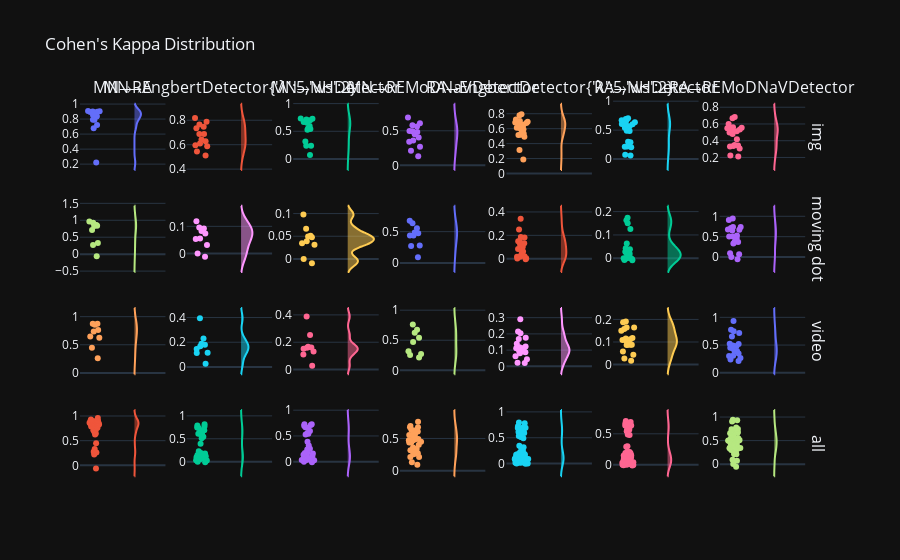

The notebook cell saved with this chart:
### Code cell
samples_kappa_grouped = detector_comparisons.compare_samples(samples=samples_df, metric="kappa", group_by=cnst.STIMULUS)
kappa_distribution_fig = figs.distributions_grid(
    samples_kappa_grouped[COMPARISON_COLUMNS],
    plot_type="violin",
    title="Cohen's Kappa Distribution",
    column_title_mapper=lambda col: f"{col[0]}→{col[1]}"
)
kappa_distribution_fig.show()

### Figure 1 — Plotly figure (JSON) as saved in the notebook; plotly's stock layout.template omitted (floating-point values rounded to 4 significant figures)
{"data": [{"name": "", "points": "all", "showlegend": false, "side": "positive", "y": [0.7899, 0.2212, null, null, null, 0.7201, 0.6774, null, null, null, 0.9054, 0.8956, 0.9064, 0.7925, 0.8364, 0.8406, 0.8547, 0.8963, 0.8357, 0.9003], "type": "violin", "xaxis": "x", "yaxis": "y"}, {"name": "", "points": "all", "showlegend": false, "side": "positive", "y": [0.7885, 0.6272, null, null, null, 0.6877, 0.5448, null, null, null, 0.6883, 0.7355, 0.8181, 0.7658, 0.6096, 0.6426, 0.5877, 0.511, 0.7463, 0.5963], "type": "violin", "xaxis": "x2", "yaxis": "y2"}, {"name": "", "points": "all", "showlegend": false, "side": "positive", "y": [0.7287, 0.5552, null, null, null, 0.6549, 0.07189, null, null, null, 0.6697, 0.7256, 0.6971, 0.7105, 0.5957, 0.5418, 0.237, 0.3155, 0.237, 0.5269], "type": "violin", "xaxis": "x3", "yaxis": "y3"}, {"name": "", "points": "all", "showlegend": false, "side": "positive", "y": [0.5808, 0.1322, null, null, null, 0.4932, 0.4038, null, null, null, 0.6937, 0.6097, 0.4953, 0.4842, 0.3582, 0.4505, 0.2125, 0.2708, 0.5607, 0.3405], "type": "violin", "xaxis": "x4", "yaxis": "y4"}, {"name": "", "points": "all", "showlegend": false, "side": "positive", "y": [0.6917, 0.1884, 0.7791, 0.6877, 0.6809, 0.5833, 0.5135, 0.3144, 0.5338, 0.6078, 0.6716, 0.7021, 0.793, 0.6754, 0.6508, 0.5915, 0.518, 0.4916, 0.7214, 0.6135], "type": "violin", "xaxis": "x5", "yaxis": "y5"}, {"name": "", "points": "all", "showlegend": false, "side": "positive", "y": [0.6354, 0.2115, 0.06223, 0.6718, 0.6053, 0.5659, 0.07363, 0.291, 0.4827, 0.5751, 0.6658, 0.6907, 0.7061, 0.6347, 0.6006, 0.4874, 0.2054, 0.2981, 0.2171, 0.5427], "type": "violin", "xaxis": "x6", "yaxis": "y6"}, {"name": "", "points": "all", "showlegend": false, "side": "positive", "y": [0.498, 0.2115, 0.5502, 0.6694, 0.5499, 0.5326, 0.3421, 0.481, 0.3295, 0.4172, 0.6819, 0.5989, 0.5162, 0.5596, 0.3479, 0.5123, 0.2245, 0.3069, 0.5548, 0.3363], "type": "violin", "xaxis": "x7", "yaxis": "y7"}, {"name": "", "points": "all", "showlegend": false, "side": "positive", "y": [0.8404, null, null, 0.8296, null, 0.9623, -0.06392, null, null, 0.7112, 0.8623, null, 0.2732, null, 0.928, null, 0.3298, 0.8574, null], "type": "violin", "xaxis": "x8", "yaxis": "y8"}, {"name": "", "points": "all", "showlegend": false, "side": "positive", "y": [0.03156, null, null, -5.927e-05, null, 0.119, 0.05562, null, null, 0.07328, 0.05383, null, -0.0117, null, 0.09574, null, 0.09245, 0.08318, null], "type": "violin", "xaxis": "x9", "yaxis": "y9"}, {"name": "", "points": "all", "showlegend": false, "side": "positive", "y": [0.03437, null, null, -0.009609, null, 0.03902, 0.04757, null, null, 0.09779, 0.04963, null, 0.0, null, 0.051, null, 0.06658, 0.03153, null], "type": "violin", "xaxis": "x10", "yaxis": "y10"}, {"name": "", "points": "all", "showlegend": false, "side": "positive", "y": [0.4863, null, null, 0.09281, null, 0.6746, 0.4374, null, null, 0.2715, 0.4389, null, 0.2809, null, 0.6349, null, 0.5529, 0.4735, null], "type": "violin", "xaxis": "x11", "yaxis": "y11"}, {"name": "", "points": "all", "showlegend": false, "side": "positive", "y": [0.02177, 0.1506, 0.1867, 0.001287, 0.01759, 0.1214, -0.004019, 0.003627, 0.0174, 0.06105, 0.03792, 0.152, 0.3427, 0.1813, 0.1022, 0.1322, 0.2492, 0.08255, 0.08261], "type": "violin", "xaxis": "x12", "yaxis": "y12"}, {"name": "", "points": "all", "showlegend": false, "side": "positive", "y": [0.01971, 0.126, 0.1742, -0.008314, 0.00883, 0.03839, -0.004037, 0.0, 0.01915, 0.04308, 0.03043, 0.1498, 0.0, 0.0, 0.06328, 0.03512, 0.1632, 0.02796, -0.0077], "type": "violin", "xaxis": "x13", "yaxis": "y13"}, {"name": "", "points": "all", "showlegend": false, "side": "positive", "y": [0.5025, 0.3359, 0.7357, 0.06954, 0.0949, 0.6769, -0.05558, 0.003503, 0.7114, 0.3789, 0.3689, 0.5033, 0.9072, 0.6549, 0.671, 0.945, 0.4605, 0.5318, 0.7404], "type": "violin", "xaxis": "x14", "yaxis": "y14"}, {"name": "", "points": "all", "showlegend": false, "side": "positive", "y": [0.4474, 0.2591, null, null, null, 0.857, null, null, null, null, 0.6266, null, 0.7354, 0.6452, 0.8728, 0.8722, 0.7623, null, null], "type": "violin", "xaxis": "x15", "yaxis": "y15"}, {"name": "", "points": "all", "showlegend": false, "side": "positive", "y": [0.1148, 0.3932, null, null, null, 0.113, null, null, null, null, 0.02555, null, 0.1675, 0.1453, 0.2297, 0.1786, 0.1872, null, null], "type": "violin", "xaxis": "x16", "yaxis": "y16"}, {"name": "", "points": "all", "showlegend": false, "side": "positive", "y": [0.1328, 0.3885, null, null, null, 0.1106, null, null, null, null, 0.02867, null, 0.1621, 0.1599, 0.2529, 0.1674, 0.1528, null, null], "type": "violin", "xaxis": "x17", "yaxis": "y17"}, {"name": "", "points": "all", "showlegend": false, "side": "positive", "y": [0.3181, 0.2127, null, null, null, 0.6252, null, null, null, null, 0.273, null, 0.5426, 0.255, 0.6752, 0.7607, 0.4727, null, null], "type": "violin", "xaxis": "x18", "yaxis": "y18"}, {"name": "", "points": "all", "showlegend": false, "side": "positive", "y": [0.08014, 0.1112, 0.0221, 0.08701, 0.1174, 0.1218, 0.2147, 0.0623, 0.09243, 0.04421, 0.02112, 0.14, 0.1138, 0.09126, 0.2905, 0.1688, 0.2036, 0.1761, 0.09491], "type": "violin", "xaxis": "x19", "yaxis": "y19"}, {"name": "", "points": "all", "showlegend": false, "side": "positive", "y": [0.08736, 0.1157, 0.01702, 0.08777, 0.1177, 0.105, 0.187, 0.05808, 0.08787, 0.043, 0.02646, 0.1576, 0.1086, 0.1121, 0.1912, 0.1495, 0.1644, 0.164, 0.08696], "type": "violin", "xaxis": "x20", "yaxis": "y20"}, {"name": "", "points": "all", "showlegend": false, "side": "positive", "y": [0.3023, 0.4832, 0.3942, 0.3865, 0.4435, 0.747, 0.7194, 0.3463, 0.9329, 0.241, 0.2116, 0.5183, 0.5217, 0.3091, 0.6557, 0.7776, 0.453, 0.4919, 0.2661], "type": "violin", "xaxis": "x21", "yaxis": "y21"}, {"name": "", "points": "all", "showlegend": false, "side": "positive", "y": [0.8404, 0.7899, 0.2212, null, 0.4474, null, null, 0.8296, 0.2591, null, null, null, null, null, null, 0.7201, 0.9623, -0.06392, 0.6774, 0.857, null, null, null, null, null, null, null, null, null, 0.9054, 0.7112, 0.6266, 0.8623, 0.8956, null, 0.9064, 0.7354, null, 0.7925, 0.2732, 0.8364, 0.6452, 0.8406, 0.8728, null, 0.928, 0.8722, null, 0.8547, 0.3298, 0.7623, 0.8963, 0.8574, 0.8357, null, 0.9003, null, null], "type": "violin", "xaxis": "x22", "yaxis": "y22"}, {"name": "", "points": "all", "showlegend": false, "side": "positive", "y": [0.03156, 0.7885, 0.6272, null, 0.1148, null, null, -5.927e-05, 0.3932, null, null, null, null, null, null, 0.6877, 0.119, 0.05562, 0.5448, 0.113, null, null, null, null, null, null, null, null, null, 0.6883, 0.07328, 0.02555, 0.05383, 0.7355, null, 0.8181, 0.1675, null, 0.7658, -0.0117, 0.6096, 0.1453, 0.6426, 0.2297, null, 0.09574, 0.1786, null, 0.5877, 0.09245, 0.1872, 0.511, 0.08318, 0.7463, null, 0.5963, null, null], "type": "violin", "xaxis": "x23", "yaxis": "y23"}, {"name": "", "points": "all", "showlegend": false, "side": "positive", "y": [0.03437, 0.7287, 0.5552, null, 0.1328, null, null, -0.009609, 0.3885, null, null, null, null, null, null, 0.6549, 0.03902, 0.04757, 0.07189, 0.1106, null, null, null, null, null, null, null, null, null, 0.6697, 0.09779, 0.02867, 0.04963, 0.7256, null, 0.6971, 0.1621, null, 0.7105, 0.0, 0.5957, 0.1599, 0.5418, 0.2529, null, 0.051, 0.1674, null, 0.237, 0.06658, 0.1528, 0.3155, 0.03153, 0.237, null, 0.5269, null, null], "type": "violin", "xaxis": "x24", "yaxis": "y24"}, {"name": "", "points": "all", "showlegend": false, "side": "positive", "y": [0.4863, 0.5808, 0.1322, null, 0.3181, null, null, 0.09281, 0.2127, null, null, null, null, null, null, 0.4932, 0.6746, 0.4374, 0.4038, 0.6252, null, null, null, null, null, null, null, null, null, 0.6937, 0.2715, 0.273, 0.4389, 0.6097, null, 0.4953, 0.5426, null, 0.4842, 0.2809, 0.3582, 0.255, 0.4505, 0.6752, null, 0.6349, 0.7607, null, 0.2125, 0.5529, 0.4727, 0.2708, 0.4735, 0.5607, null, 0.3405, null, null], "type": "violin", "xaxis": "x25", "yaxis": "y25"}, {"name": "", "points": "all", "showlegend": false, "side": "positive", "y": [0.02177, 0.6917, 0.1884, 0.1506, 0.08014, 0.1867, 0.7791, 0.001287, 0.1112, 0.6877, 0.0221, 0.08701, 0.6809, 0.01759, 0.1174, 0.5833, 0.1214, -0.004019, 0.5135, 0.1218, 0.003627, 0.2147, 0.0623, 0.3144, 0.0174, 0.09243, 0.5338, 0.6078, 0.04421, 0.6716, 0.06105, 0.02112, 0.03792, 0.7021, 0.14, 0.793, 0.1138, 0.152, 0.6754, 0.3427, 0.6508, 0.09126, 0.5915, 0.2905, 0.1813, 0.1022, 0.1688, 0.1322, 0.518, 0.2492, 0.2036, 0.4916, 0.08255, 0.7214, 0.1761, 0.6135, 0.08261, 0.09491], "type": "violin", "xaxis": "x26", "yaxis": "y26"}, {"name": "", "points": "all", "showlegend": false, "side": "positive", "y": [0.01971, 0.6354, 0.2115, 0.126, 0.08736, 0.1742, 0.06223, -0.008314, 0.1157, 0.6718, 0.01702, 0.08777, 0.6053, 0.00883, 0.1177, 0.5659, 0.03839, -0.004037, 0.07363, 0.105, 0.0, 0.187, 0.05808, 0.291, 0.01915, 0.08787, 0.4827, 0.5751, 0.043, 0.6658, 0.04308, 0.02646, 0.03043, 0.6907, 0.1576, 0.7061, 0.1086, 0.1498, 0.6347, 0.0, 0.6006, 0.1121, 0.4874, 0.1912, 0.0, 0.06328, 0.1495, 0.03512, 0.2054, 0.1632, 0.1644, 0.2981, 0.02796, 0.2171, 0.164, 0.5427, -0.0077, 0.08696], "type": "violin", "xaxis": "x27", "yaxis": "y27"}, {"name": "", "points": "all", "showlegend": false, "side": "positive", "y": [0.5025, 0.498, 0.2115, 0.3359, 0.3023, 0.7357, 0.5502, 0.06954, 0.4832, 0.6694, 0.3942, 0.3865, 0.5499, 0.0949, 0.4435, 0.5326, 0.6769, -0.05558, 0.3421, 0.747, 0.003503, 0.7194, 0.3463, 0.481, 0.7114, 0.9329, 0.3295, 0.4172, 0.241, 0.6819, 0.3789, 0.2116, 0.3689, 0.5989, 0.5183, 0.5162, 0.5217, 0.5033, 0.5596, 0.9072, 0.3479, 0.3091, 0.5123, 0.6557, 0.6549, 0.671, 0.7776, 0.945, 0.2245, 0.4605, 0.453, 0.3069, 0.5318, 0.5548, 0.4919, 0.3363, 0.7404, 0.2661], "type": "violin", "xaxis": "x28", "yaxis": "y28"}], "layout": {"xaxis": {"anchor": "y", "domain": [0.0, 0.1155]}, "yaxis": {"anchor": "x", "domain": [0.8063, 1.0]}, "xaxis2": {"anchor": "y2", "domain": [0.1441, 0.2596]}, "yaxis2": {"anchor": "x2", "domain": [0.8063, 1.0]}, "xaxis3": {"anchor": "y3", "domain": [0.2882, 0.4037]}, "yaxis3": {"anchor": "x3", "domain": [0.8063, 1.0]}, "xaxis4": {"anchor": "y4", "domain": [0.4322, 0.5478]}, "yaxis4": {"anchor": "x4", "domain": [0.8063, 1.0]}, "xaxis5": {"anchor": "y5", "domain": [0.5763, 0.6918]}, "yaxis5": {"anchor": "x5", "domain": [0.8063, 1.0]}, "xaxis6": {"anchor": "y6", "domain": [0.7204, 0.8359]}, "yaxis6": {"anchor": "x6", "domain": [0.8063, 1.0]}, "xaxis7": {"anchor": "y7", "domain": [0.8645, 0.98]}, "yaxis7": {"anchor": "x7", "domain": [0.8063, 1.0]}, "xaxis8": {"anchor": "y8", "domain": [0.0, 0.1155]}, "yaxis8": {"anchor": "x8", "domain": [0.5375, 0.7312]}, "xaxis9": {"anchor": "y9", "domain": [0.1441, 0.2596]}, "yaxis9": {"anchor": "x9", "domain": [0.5375, 0.7312]}, "xaxis10": {"anchor": "y10", "domain": [0.2882, 0.4037]}, "yaxis10": {"anchor": "x10", "domain": [0.5375, 0.7312]}, "xaxis11": {"anchor": "y11", "domain": [0.4322, 0.5478]}, "yaxis11": {"anchor": "x11", "domain": [0.5375, 0.7312]}, "xaxis12": {"anchor": "y12", "domain": [0.5763, 0.6918]}, "yaxis12": {"anchor": "x12", "domain": [0.5375, 0.7312]}, "xaxis13": {"anchor": "y13", "domain": [0.7204, 0.8359]}, "yaxis13": {"anchor": "x13", "domain": [0.5375, 0.7312]}, "xaxis14": {"anchor": "y14", "domain": [0.8645, 0.98]}, "yaxis14": {"anchor": "x14", "domain": [0.5375, 0.7312]}, "xaxis15": {"anchor": "y15", "domain": [0.0, 0.1155]}, "yaxis15": {"anchor": "x15", "domain": [0.2687, 0.4625]}, "xaxis16": {"anchor": "y16", "domain": [0.1441, 0.2596]}, "yaxis16": {"anchor": "x16", "domain": [0.2687, 0.4625]}, "xaxis17": {"anchor": "y17", "domain": [0.2882, 0.4037]}, "yaxis17": {"anchor": "x17", "domain": [0.2687, 0.4625]}, "xaxis18": {"anchor": "y18", "domain": [0.4322, 0.5478]}, "yaxis18": {"anchor": "x18", "domain": [0.2687, 0.4625]}, "xaxis19": {"anchor": "y19", "domain": [0.5763, 0.6918]}, "yaxis19": {"anchor": "x19", "domain": [0.2687, 0.4625]}, "xaxis20": {"anchor": "y20", "domain": [0.7204, 0.8359]}, "yaxis20": {"anchor": "x20", "domain": [0.2687, 0.4625]}, "xaxis21": {"anchor": "y21", "domain": [0.8645, 0.98]}, "yaxis21": {"anchor": "x21", "domain": [0.2687, 0.4625]}, "xaxis22": {"anchor": "y22", "domain": [0.0, 0.1155]}, "yaxis22": {"anchor": "x22", "domain": [0.0, 0.1938]}, "xaxis23": {"anchor": "y23", "domain": [0.1441, 0.2596]}, "yaxis23": {"anchor": "x23", "domain": [0.0, 0.1938]}, "xaxis24": {"anchor": "y24", "domain": [0.2882, 0.4037]}, "yaxis24": {"anchor": "x24", "domain": [0.0, 0.1938]}, "xaxis25": {"anchor": "y25", "domain": [0.4322, 0.5478]}, "yaxis25": {"anchor": "x25", "domain": [0.0, 0.1938]}, "xaxis26": {"anchor": "y26", "domain": [0.5763, 0.6918]}, "yaxis26": {"anchor": "x26", "domain": [0.0, 0.1938]}, "xaxis27": {"anchor": "y27", "domain": [0.7204, 0.8359]}, "yaxis27": {"anchor": "x27", "domain": [0.0, 0.1938]}, "xaxis28": {"anchor": "y28", "domain": [0.8645, 0.98]}, "yaxis28": {"anchor": "x28", "domain": [0.0, 0.1938]}, "annotations": [{"font": {"size": 16}, "showarrow": false, "text": "MN→RA", "x": 0.05776, "xanchor": "center", "xref": "paper", "y": 1.0, "yanchor": "bottom", "yref": "paper"}, {"font": {"size": 16}, "showarrow": false, "text": "MN→EngbertDetector{'λ':5,'ws':2}", "x": 0.2018, "xanchor": "center", "xref": "paper", "y": 1.0, "yanchor": "bottom", "yref": "paper"}, {"font": {"size": 16}, "showarrow": false, "text": "MN→NHDetector", "x": 0.3459, "xanchor": "center", "xref": "paper", "y": 1.0, "yanchor": "bottom", "yref": "paper"}, {"font": {"size": 16}, "showarrow": false, "text": "MN→REMoDNaVDetector", "x": 0.49, "xanchor": "center", "xref": "paper", "y": 1.0, "yanchor": "bottom", "yref": "paper"}, {"font": {"size": 16}, "showarrow": false, "text": "RA→EngbertDetector{'λ':5,'ws':2}", "x": 0.6341, "xanchor": "center", "xref": "paper", "y": 1.0, "yanchor": "bottom", "yref": "paper"}, {"font": {"size": 16}, "showarrow": false, "text": "RA→NHDetector", "x": 0.7782, "xanchor": "center", "xref": "paper", "y": 1.0, "yanchor": "bottom", "yref": "paper"}, {"font": {"size": 16}, "showarrow": false, "text": "RA→REMoDNaVDetector", "x": 0.9222, "xanchor": "center", "xref": "paper", "y": 1.0, "yanchor": "bottom", "yref": "paper"}, {"font": {"size": 16}, "showarrow": false, "text": "img", "textangle": 90, "x": 0.98, "xanchor": "left", "xref": "paper", "y": 0.9031, "yanchor": "middle", "yref": "paper"}, {"font": {"size": 16}, "showarrow": false, "text": "moving dot", "textangle": 90, "x": 0.98, "xanchor": "left", "xref": "paper", "y": 0.6344, "yanchor": "middle", "yref": "paper"}, {"font": {"size": 16}, "showarrow": false, "text": "video", "textangle": 90, "x": 0.98, "xanchor": "left", "xref": "paper", "y": 0.3656, "yanchor": "middle", "yref": "paper"}, {"font": {"size": 16}, "showarrow": false, "text": "all", "textangle": 90, "x": 0.98, "xanchor": "left", "xref": "paper", "y": 0.09688, "yanchor": "middle", "yref": "paper"}], "title": {"text": "Cohen's Kappa Distribution"}, "showlegend": false}}
